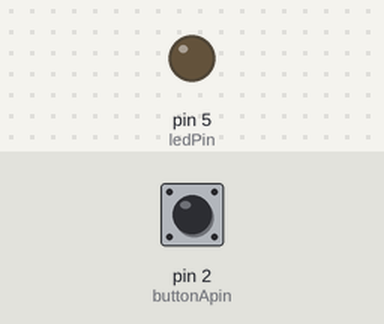
This sketch was run on a simulated Arduino Uno, built with avr-gcc and run on an emulated ATmega328P. Shown: output pins drawn as LEDs (lit = HIGH). The test bench sets the inputs (shaded band); at power-on: pin 2 (buttonApin) HIGH.

Above: at 1.2 s.
1.3 s: pin 2 (buttonApin) pulled LOW for 3.2 s
At 5.9 s:
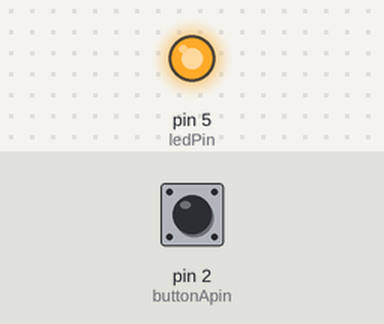
6.3 s: pin 2 (buttonApin) pulled LOW for 0.15 s
At 7.5 s:
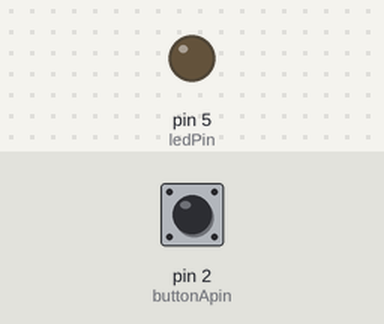
Timing chart, 0 to 9.3 s (numbered marks = the images above; inputs shaded):
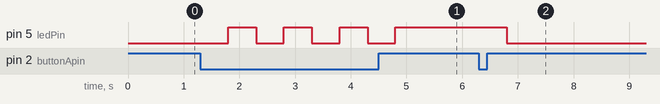

Measured:
- after the input at 1.3 s, pin 5 (ledPin): alternates HIGH for 0.50 s and LOW for 0.50 s, 7 changes in all, then stays HIGH, starting after 0.50 s
- after the input at 6.3 s, pin 5 (ledPin): HIGH → LOW after 0.50 s

The sketch:

Digital_input.ino
```cpp
int buttonApin = 2;
//int buttonBpin = 8;
int ledPin = 5;
boolean state;

void setup(){
    pinMode(ledPin, OUTPUT);
    pinMode(buttonApin, INPUT_PULLUP); //default value for the switch = HIGH
    //pinMode(buttonBpin, INPUT_PULLUP);
    state = false;

}

void loop(){
    //turns led  on and off from the same button
    //might need to check how that interacts with loops --- what if I press it multiple times in a row?
    if (digitalRead(buttonApin) == LOW){
        state = !state;
        delay(500);
    }

    if (state){
        digitalWrite(ledPin, HIGH);
    } else {
        digitalWrite(ledPin, LOW);
    }
}
```
